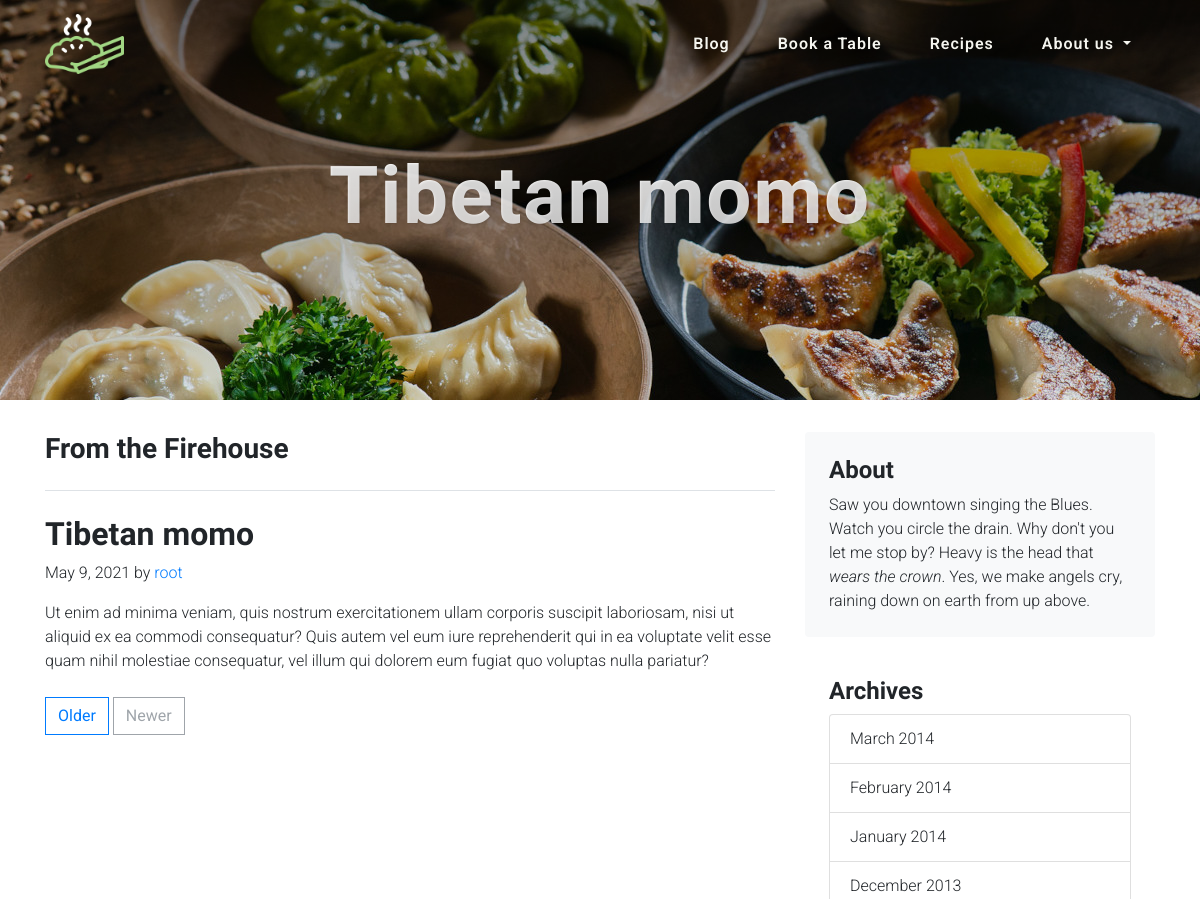
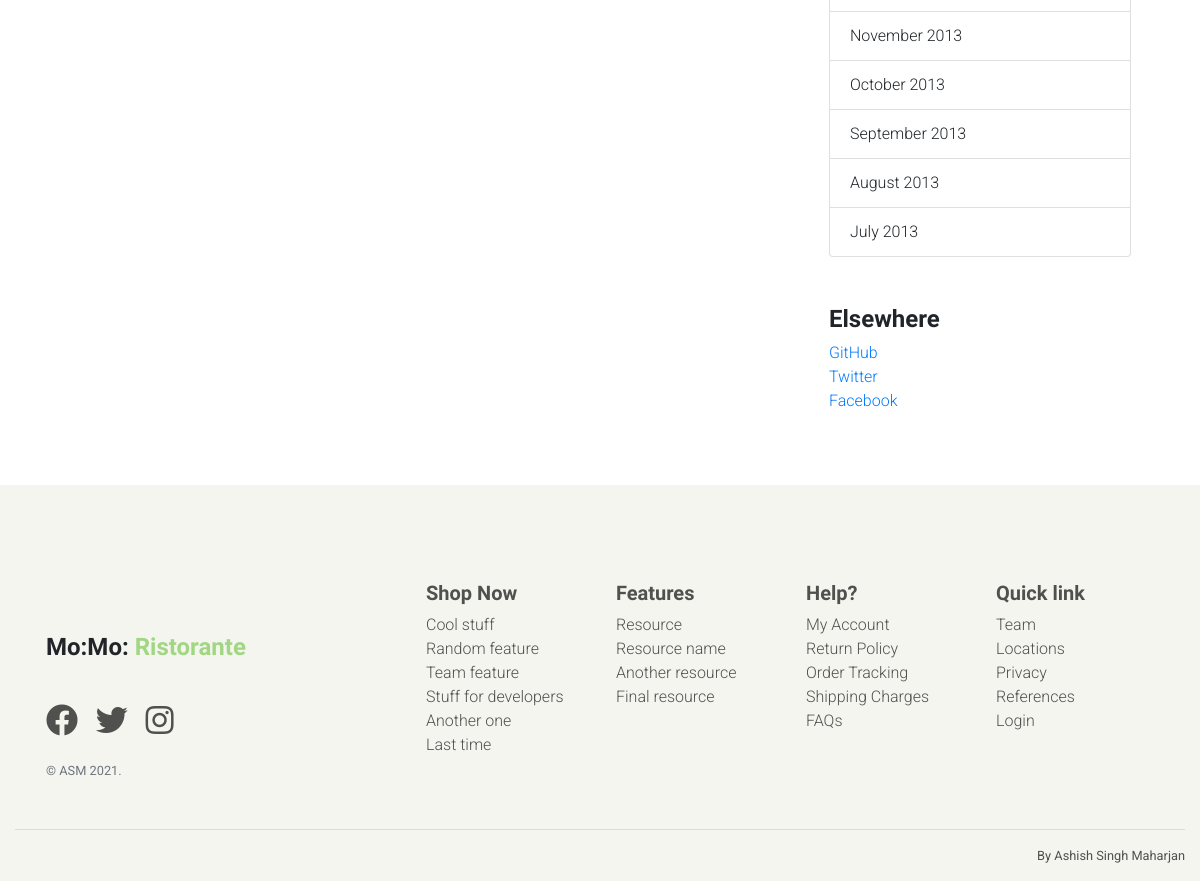
Screenshot of /recipe/89ff236c-96b2-4689-a715-24fef613932a/ with the database file from the repository (2 pictures, top to bottom).
### recipes/models.py (models this page shows, shortened)
class Recipe(models.Model):
    CATEGORY = (
        ('WS', 'Western'),
        ('TB', 'Tibetan'),
        ('NP', 'Nepalese')
    )
    id = models.UUIDField(primary_key=True, default=uuid.uuid4, editable=False)
    title = models.CharField(max_length=100)
    excerpt = models.TextField(max_length=200, blank=True)
    content = models.TextField(blank=True)
    image = models.ImageField(upload_to='', default='default.png', blank=True)
    create_by = models.ForeignKey(get_user_model(), on_delete=models.CASCADE)
    create_date = models.DateField(auto_now_add=True)

### recipes/views.py (the view)
# urls.py: path('/<uuid:pk>/', RecipeDetailView.as_view(), name='recipe_detail'),
class RecipeDetailView(DetailView):
    model = Recipe
    template_name = 'recipes/detail.html'
    context_object_name = 'recipe'

### recipes/templates/recipes/detail.html (shortened to what this page needs)
{% extends 'base.html' %}
{% load static %}
{% block content %}
    <header class="master-head common-master-head">
        <div class="container d-flex h-100 align-items-center">
            <div class="mx-auto text-center">
                <h1>{{ recipe.title }}</h1>
            </div>
        </div>
    </header>
    <div class="container py-4">
        <div class="row py-2">
            <div class="col-md-8">
                <h3 class="pb-4 mb-4 fst-italic border-bottom">
                    From the Firehouse
                </h3>
                <article class="blog-recipe mb-4">
                    <h2 class="blog-recipe-title">{{ recipe.title }}</h2>
                    <p class="blog-recipe-meta">
                        {{ recipe.create_date }} by <a href="#">{{ recipe.create_by }}</a>
                    </p>
                    <div class="content">
                        {{ recipe.content }}
                    </div>
                </article>
                <nav aria-label="Pagination" class="blog-pagination">
                    <a class="btn btn-outline-primary" href="#">Older</a>
                    <a aria-disabled="true" class="btn btn-outline-secondary disabled" href="#" tabindex="-1">Newer</a>
                </nav>
            </div>
            <div class="col-md-4">
                <div class="p-4 mb-3 bg-light rounded">
                    <h4 class="fst-italic">About</h4>
                    <p class="mb-0">Saw you downtown singing the Blues. Watch you circle the drain. Why don't you let me
                        stop
                        by? Heavy is the head that <em>wears the crown</em>. Yes, we make angels cry, raining down on
                        earth
                        from
                        up above.</p>
                </div>
                <div class="p-4">
                    <h4 class="fst-italic">Archives</h4>
                    <ul class="list-group">
                        <li class="list-group-item">March 2014</li>
                        <li class="list-group-item">February 2014</li>
                        <li class="list-group-item">January 2014</li>
                        <li class="list-group-item">December 2013</li>
                        <li class="list-group-item">November 2013</li>
                        <li class="list-group-item">October 2013</li>
                        <li class="list-group-item">September 2013</li>
                        <li class="list-group-item">August 2013</li>
                        <li class="list-group-item">July 2013</li>
                    </ul>
                </div>
                <div class="p-4">
                    <h4 class="fst-italic">Elsewhere</h4>
                    <ol class="list-unstyled">
                        <li><a href="#">GitHub</a></li>
                        <li><a href="#">Twitter</a></li>
                        <li><a href="#">Facebook</a></li>
                    </ol>
                </div>
            </div>
        </div>
    </div>
{% endblock %}

### static/css/main.css (style rules this page uses)
html { scroll-behavior: smooth; }
html, body { font-family: "Roboto", serif; font-weight: 300; height: 100%; }
h1, h2, h3, h4, h5, h6 { font-family: "Cardo", serif; font-weight: 700; }

### website/static/website/css/style.css (style rules this page uses)
.btn { border-radius: 0; border-color: none; }
.master-head { position: relative; height: auto; min-height: 35rem; padding: 15rem 0; width: 100%; background-position: center; background-repeat: no-repeat; background-attachment: scroll; }
.master-head h1 { font-size: 2rem; line-height: 2rem; letter-spacing: 0.1rem; }
.master-head h1, .master-head h2 { background: -webkit-linear-gradient(white, rgba(255, 255, 255, 0.8)); -webkit-text-fill-color: transparent; -webkit-background-clip: text; text-shadow: 1px 1px 2px rgba(0, 0, 0, 0.1); }
@media (min-width: 768px) { .master-head h1 { font-size: 4rem; line-height: 7rem; } }
@media (min-width: 992px) { .master-head { height: 100vh; padding: 0; } }
@media (min-width: 992px) { .master-head h1 { font-size: 5rem; line-height: 5rem; letter-spacing: 0.1rem; } }
.common-master-head { min-height: 400px; }
@media (min-width: 992px) { .common-master-head { height: 400px; } }
@media (min-width: 992px) { .common-master-head h1 { line-height: 8rem; } }

### recipes/templates/recipes/detail.html (style rules this page uses)
.common-master-head { background: linear-gradient(rgba(0, 0, 0, 0.5), rgba(0, 0, 0, 0.1)), url("/static/images/background5.jpg"); background-position: center; background-repeat: no-repeat; background-attachment: scroll; background-size: cover; }

### rows the page displays
Recipe: title "Tibetan momo", create_date "May 9, 2021", create_by "root", content "Ut enim ad minima veniam, quis nostrum exercitationem ullam corporis suscipit laboriosam, nisi ut aliquid ex ea commodi consequatur? Quis autem vel eum iure reprehenderit qui in ea voluptate velit esse quam nihil molestiae consequatur, vel illum qui dolorem eum fugiat quo voluptas nulla pariatur?"
